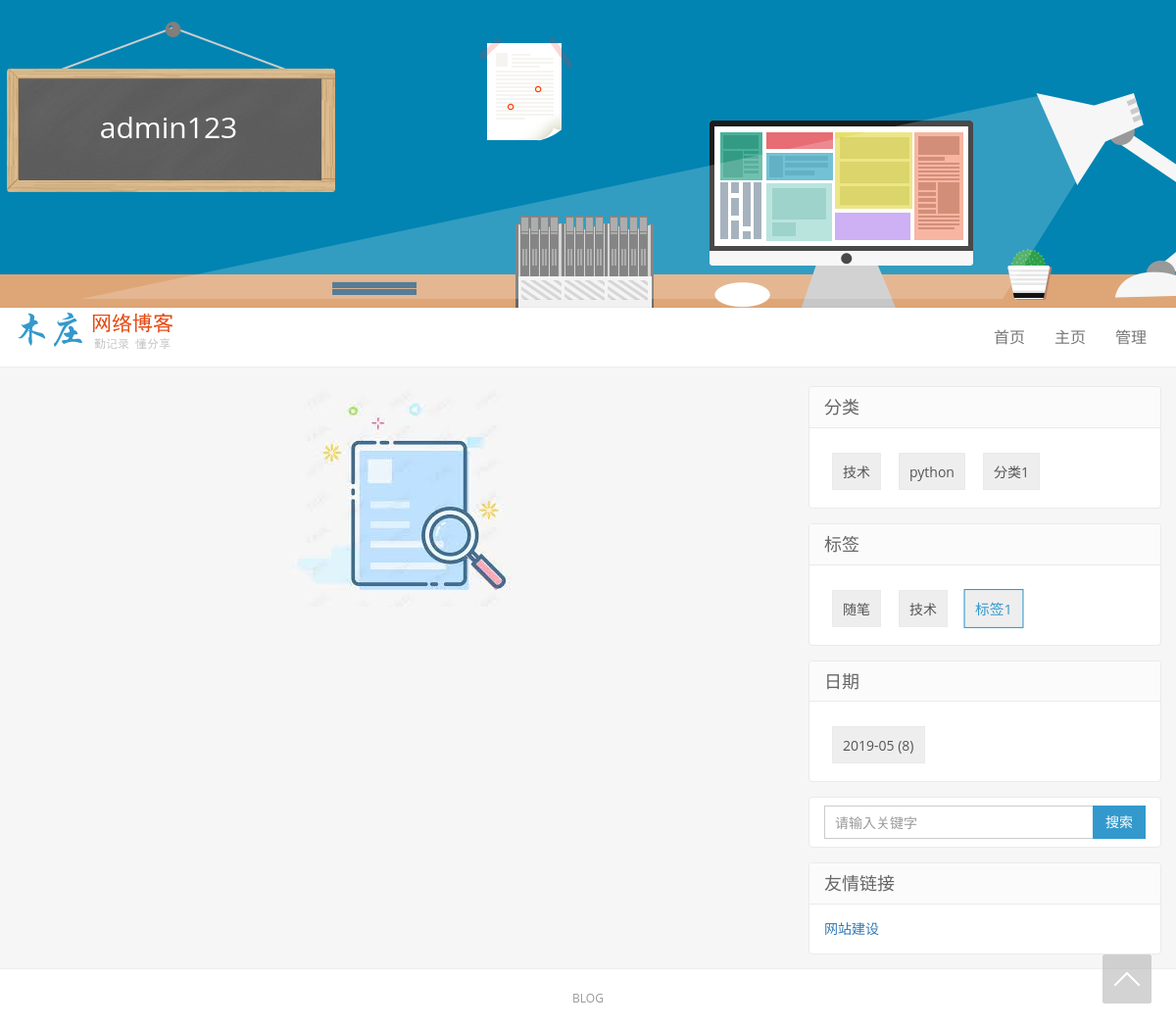
The app's page /chengyu/tag/3 with its own data.
### repository/models.py (models this page shows, shortened)
class Blog(models.Model):
    nid = models.BigAutoField(primary_key=True)
    title = models.CharField(verbose_name='个人博客标题', max_length=64)
    site = models.CharField(verbose_name='个人博客前缀', max_length=32, unique=True)
    theme = models.CharField(verbose_name='博客主题', max_length=32, null=True, blank=True)
    user = models.OneToOneField(to='UserInfo', to_field='nid')
    def __str__(self):
        return self.title

class UserInfo(models.Model):
    nid = models.BigAutoField(primary_key=True)
    username = models.CharField(verbose_name='用户名', max_length=32, unique=True)
    password = models.CharField(
        verbose_name='密码',
        max_length=64,
        validators=[
            RegexValidator(regex='^(?=.*[0-9])(?=.*[a-zA-Z])(?=.*[!@#$\%\^\&\*\(\)])[0-9a-zA-Z!@#$\%\^\&\*\(\)]{8,32}$',
                           message='密码必须包含数字，字母、特殊字符')
        ])
    nickname = models.CharField(verbose_name='昵称', max_length=64, null=True, blank=True)
    email = models.EmailField(verbose_name='邮箱', unique=True)
    avatar = models.ImageField(verbose_name='头像', upload_to='static/avatar', null=True, blank=True)
    creat_time = models.DateTimeField(verbose_name='创建时间', auto_now_add=True)
    fans = models.ManyToManyField(
        verbose_name='粉丝们',
        to='UserInfo',
        through='UserFans',
        related_name='f',
        through_fields=('user', 'follower')
    )

class Category(models.Model):
    nid = models.AutoField(primary_key=True)
    title = models.CharField(verbose_name='分类标题', max_length=32)
    blog = models.ForeignKey(verbose_name='所属博客', to='Blog', to_field='nid')

class Tag(models.Model):
    nid = models.AutoField(primary_key=True)
    title = models.CharField(verbose_name='标签名称', max_length=32)
    blog = models.ForeignKey(verbose_name='所属博客', to='Blog', to_field='nid')

class Article(models.Model):
    nid = models.BigAutoField(primary_key=True)
    title = models.CharField(verbose_name='文章标题', max_length=128)
    summary = models.CharField(verbose_name='文章简介', max_length=128)
    read_count = models.IntegerField(default=0)
    comment_count = models.IntegerField(default=0)
    up_count = models.IntegerField(default=0)
    down_count = models.IntegerField(default=0)
    create_time = models.DateTimeField(verbose_name='创建时间', auto_now_add=True)
    blog = models.ForeignKey(verbose_name='所属博客', to='Blog', to_field='nid')
    category = models.ForeignKey(verbose_name='文章类型', to='Category', to_field='nid', null=True)
    type_choices = [
        (1, 'Python'),
        (2, 'Linux'),
        (3, '哈哈'),
        (4, '嘿嘿'),
    ]
    article_type_id = models.IntegerField(choices=type_choices, default=None)
    tags = models.ManyToManyField(
        to='Tag',
        through='Article2Tag',
        through_fields=('article', 'tag')
    )

### web/views/home.py (the view)
# urls.py: url(r'^(?P<site>\w+)/(?P<condition>((tag)|(date)|(category)))/(?P<val>\w+-*\w*)$', home.filter_home),
def filter_home(request, site, condition, val):
    print('site', site)
    print('condition', condition)
    print('val', val)
    if site:
        blog = models.Blog.objects.filter(site=site).select_related('user').first()
        print('blog', blog)
        if not blog:
            return redirect('/')
        tag_list = models.Tag.objects.filter(blog=blog)
        category_list = models.Category.objects.filter(blog=blog)
        date_list = models.Article.objects.raw(
            'select nid, count(nid) as num,strftime("%Y-%m",create_time) as ctime from repository_article group by strftime("%Y-%m",create_time)')
        if condition == 'tag':
            article_list = models.Article.objects.filter(tags=val, blog=blog).all()
            print('article_list tag', article_list)
        elif condition == 'category':
            article_list = models.Article.objects.filter(category_id=val, blog=blog).all()
            print('article_list category', article_list)
        elif condition == 'date':
            article_list = models.Article.objects.filter(blog=blog).extra(
                where=['strftime("%%Y-%%m",create_time)=%s'], params=[val, ]).all()
            print('article_list date', article_list)
        else:
            article_list = []
        page_info = Pagination(
            current_page=request.GET.get('page'),
            data_count=article_list.count() if article_list else 0,
            per_page_count=5,
            pager_num=5
        )
        article_list = article_list[page_info.start:page_info.end]
        return render(request=request, template_name='home.html', context={
            'tag_list': tag_list,
            'category_list': category_list,
            'article_list': article_list,
            'date_list': date_list,
            'site': site,
            'page_info': page_info,
            'blog': blog,
            'condition': condition,
            'val_nid': int(val) if val.find('-') == -1 else val
        })
    else:
        return redirect('/')

### utils/pagination.py (called while the page is built)
    @property
    def start(self):
        return (self.current_page - 1) * self.per_page_count

    @property
    def end(self):
        return self.current_page * self.per_page_count

### templates/home.html (shortened to what this page needs)
{% extends 'layout/_layout_home.html' %}
{% load static %}
{% block body %}
    <section class="container">
        <div class="content-wrap">
            <div class="content">
                {% if article_list %}
                    {% for item in article_list %}
                        <article class="excerpt excerpt-1" style="">
                            <header>
                                <a class="cat" href="#" title="{{ item.category.title }}">
                                    {{ item.category.title }}
                                    <i></i>
                                </a>
                                <h2>
                                    <a href="#" title="{{ item.title }}" target="_blank">{{ item.title }}</a>
                                </h2>
                            </header>
                            <p class="meta">
                                <time class="time">
                                    <i class="glyphicon glyphicon-time"></i>
                                    {{ item.create_time|date:"Y-m-d" }}
                                </time>
                                <span class="views"><i
                                        class="glyphicon glyphicon-eye-open"></i> {{ item.read_count }}</span>
                                <a class="comment" href="##comment" title="评论" target="_blank">
                                    <i class="glyphicon glyphicon-comment"></i> {{ item.comment_count }}
                                </a>
                            </p>
                            <p class="note">{{ item.summary }}</p>
                        </article>
                    {% endfor %}
                    <nav class="pagination" style="display: none;">
                        <ul>
                            <li class="prev-page"></li>
                            {% for item in page_count_list %}
                                {% if item == page_info.current_page %}
                                    <li class="active"><span>{{ item }}</span></li>
                                {% else %}
                                    {% if condition and val_nid %}
                                        <li class="next-page">
                                            <a href="/{{ site }}/{{ condition }}/{{ val_nid }}?page={{ item }}">下一页</a>
                                        </li>
                                    {% else %}
                                        <li><a href="{{ site }}?page={{ item }}">{{ item }}</a></li>
                                    {% endif %}
                                {% endif %}
                            {% endfor %}
                            {% if page_info.current_page == page_info.next_page %}
                                <li class="next-page"><a href="">下一页</a></li>
                            {% else %}
                                {% if condition and val_nid %}
                                    <li class="next-page">
                                        <a href="/{{ site }}/{{ condition }}/{{ val_nid }}?page={{ page_info.next_page }}">下一页</a>
                                    </li>
                                {% else %}
                                    <li class="next-page"><a href="{{ site }}?page={{ page_info.next_page }}">下一页</a>
                                    </li>
                                {% endif %}
                            {% endif %}
                            <li><span>共 {{ page_info.total_count }} 页</span></li>
                        </ul>
                    </nav>
                {% else %}
                    <div style="text-align: center;">
                        <img src="{% static '/images/none.jpg' %}" alt="空白背景图">
                    </div>
                {% endif %}
            </div>
        </div>
        <aside class="sidebar">
            <div class="">
                <div class="widget widget_sentence">
                    <h3>分类</h3>
                    <div class="widget-sentence-content">
                        <ul class="plinks ptags">
                            {% for item in category_list %}
                                <li>
                                    {% if val_nid == item.nid and condition == 'category' %}
                                        <a class="active" href="/{{ site }}/category/{{ item.nid }}"
                                           title="{{ item.title }}"
                                           draggable="false">
                                            {{ item.title }}
                                        </a>
                                    {% else %}
                                        <a href="/{{ site }}/category/{{ item.nid }}" title="{{ item.title }}"
                                           draggable="false">
                                            {{ item.title }}
                                        </a>
                                    {% endif %}
                                </li>
                            {% endfor %}
                        </ul>
                    </div>
                </div>
                <div class="widget widget_sentence">
                    <h3>标签</h3>
                    <div class="widget-sentence-content">
                        <ul class="plinks ptags">
                            {% for item in tag_list %}
                                <li>
                                    {% if val_nid == item.nid and condition == 'tag' %}
                                        <a class="active" href="/{{ site }}/tag/{{ item.nid }}"
                                           title="{{ item.title }}"
                                           draggable="false">
                                            {{ item.title }}
                                        </a>
                                    {% else %}
                                        <a href="/{{ site }}/tag/{{ item.nid }}" title="{{ item.title }}"
                                           draggable="false">
                                            {{ item.title }}
                                        </a>
                                    {% endif %}
                                </li>
                            {% endfor %}
                        </ul>
                    </div>
                </div>
                <div class="widget widget_sentence">
                    <h3>日期</h3>
                    <div class="widget-sentence-content">
                        <ul class="plinks ptags">
                            {% for tag in date_list %}
                                <li>
                                    {% if val_nid == tag.ctime and condition == 'date' %}
                                        <a class="active" href="/{{ site }}/date/{{ tag.ctime }}"
                                           title="{{ tag.title }}"
                                           draggable="false">
                                            {{ tag.ctime }} ({{ tag.num }})
                                        </a>
                                    {% else %}
                                        <a href="/{{ site }}/date/{{ tag.ctime }}" title="{{ tag.title }}"
                                           draggable="false">
                                            {{ tag.ctime }} ({{ tag.num }})
                                        </a>
                                    {% endif %}
                                </li>
                            {% endfor %}
                        </ul>
                    </div>
                </div>
                <div class="widget widget_search">
                    <form class="navbar-form" action="/Search" method="post">
                        <div class="input-group">
                            <input type="text" name="keyword" class="form-control" size="35" placeholder="请输入关键字"
                                   maxlength="15" autocomplete="off">
                            <span class="input-group-btn">
                                <button class="btn btn-default btn-search" name="search" type="submit">搜索</button>
                            </span>
                        </div>
                    </form>
                </div>
            </div>
            <div class="widget widget_sentence">
                <h3>友情链接</h3>
                <div class="widget-sentence-link">
                    <a href="#" title="网站建设" target="_blank">网站建设</a>&nbsp;&nbsp;&nbsp;
                </div>
            </div>
        </aside>
    </section>
{% endblock %}

### templates/layout/_head_home.html (shortened to what this page needs)
{% load static %}
<header class="header">
    <div id="blogTitle">
        <h1><a id="Header1_HeaderTitle" class="headermaintitle" href="">{{ blog.user.username }}</a></h1>
        <h2></h2>
    </div>
    <nav class="navbar navbar-default">
        <div class="container">
            <div class="navbar-header">
                <h1 class="logo hvr-bounce-in"><a href="#" title="博客园"><img
                        src="{% static '/images/201610171329086541.png' %}"
                        alt="博客园"></a></h1>
            </div>
            <div class="collapse navbar-collapse" id="header-navbar">
                <ul class="nav navbar-nav navbar-right">
                    <li><a data-cont="首页" title="首页" href="/">首页</a></li>
                    <li><a data-cont="主页" title="主页" href="/{{ site }}">主页</a></li>
                    <li><a data-cont="管理" title="管理" href="#">管理</a></li>
                </ul>
            </div>
        </div>
    </nav>
</header>

### static/css/cyBlog/home.css (style rules this page uses)
#blogTitle { background: url(/static/images/title-yellow.png) no-repeat center 21px; height: 314px; clear: both; max-width: 1200px; margin: 0 auto; position: relative }
#blogTitle h1 { font-size: 30px; width: 310px; height: 100px; line-height: 100px; text-align: center; position: relative; top: 80px; left: 17px; font-weight: normal }
#blogTitle h2 { width: 550px; position: relative; height: 75px; line-height: 180%; font-weight: normal; top: 107px; left: 5px; font-size: 16px }
#blogTitle h1 a, #blogTitle h2 { color: #fff }

### records on screen
Blog: user.username "admin123"
Category: title "技术"
Category: title "python"
Category: title "分类1"
Tag: title "随笔"
Tag: title "技术"
Tag: title "标签1"
Article: ctime "2019-05", num "8"
